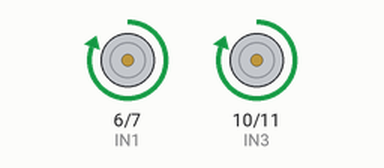
This sketch was run on a simulated Arduino Uno, built with avr-gcc and run on an emulated ATmega328P. On the bench: motor-driver pin pairs drawn as motors (green arrow = first pin HIGH = forward, orange = second pin HIGH = backward, longer = more drive).

Above: at 1.0 s.
At 3.5 s:
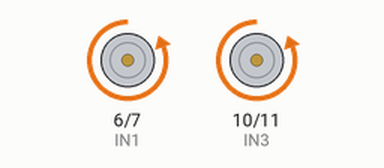
At 5.5 s:
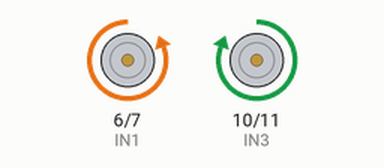
At 8.5 s:
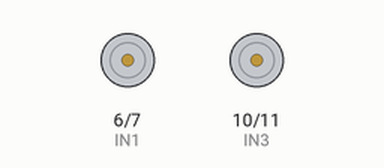
Timing chart, 0 to 12.4 s (numbered marks = the images above):
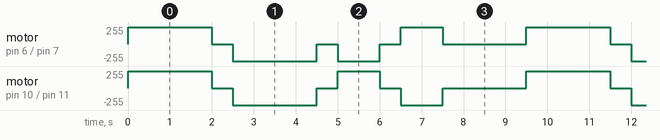

Measured:
- by itself, motor on pin 6 (IN1) / pin 7 (IN2): repeats every 9.5 s: stopped 0.50 s, backward 255/255 2.0 s, stopped 0.50 s, backward 255/255 1.0 s, stopped 0.50 s, forward 255/255 1.0 s, stopped 2.0 s, forward 255/255 2.0 s
- by itself, motor on pin 10 (IN3) / pin 11 (IN4): repeats every 9.5 s: stopped 0.50 s, backward 255/255 2.0 s, stopped 0.50 s, forward 255/255 1.0 s, stopped 0.50 s, backward 255/255 1.0 s, stopped 2.0 s, forward 255/255 2.0 s

The sketch:

c_digo_carrinho.ino
```cpp
// Controle de 2 motores DC com ponte H L298N + Arduino UNO
// Jumpers ENA/ENB mantidos -> motores sempre na velocidade máxima

// Motor A
const int IN1 = 6;
const int IN2 = 7;
// Motor B
const int IN3 = 10;
const int IN4 = 11;

void setup() {
  pinMode(IN1, OUTPUT);
  pinMode(IN2, OUTPUT);
  pinMode(IN3, OUTPUT);
  pinMode(IN4, OUTPUT);
  parar();
}

void loop() {
  frente();
  delay(2000);

  parar();
  delay(500);

  tras();
  delay(2000);

  parar();
  delay(500);

  girarEsquerda();
  delay(1000);

  parar();
  delay(500);

  girarDireita();
  delay(1000);

  parar();
  delay(2000);
}

void frente() {
  digitalWrite(IN1, HIGH); digitalWrite(IN2, LOW);   // Motor A para frente
  digitalWrite(IN3, HIGH); digitalWrite(IN4, LOW);   // Motor B para frente
}

void tras() {
  digitalWrite(IN1, LOW);  digitalWrite(IN2, HIGH);  // Motor A para trás
  digitalWrite(IN3, LOW);  digitalWrite(IN4, HIGH);  // Motor B para trás
}

void girarEsquerda() {
  digitalWrite(IN1, LOW);  digitalWrite(IN2, HIGH);  // Motor A para trás
  digitalWrite(IN3, HIGH); digitalWrite(IN4, LOW);   // Motor B para frente
}

void girarDireita() {
  digitalWrite(IN1, HIGH); digitalWrite(IN2, LOW);   // Motor A para frente
  digitalWrite(IN3, LOW);  digitalWrite(IN4, HIGH);  // Motor B para trás
}

void parar() {
  digitalWrite(IN1, LOW); digitalWrite(IN2, LOW);
  digitalWrite(IN3, LOW); digitalWrite(IN4, LOW);
}
```
